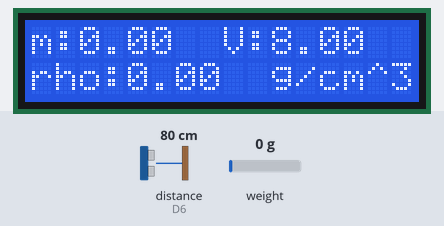
The sketch below on a simulated ESP8266 (NodeMCU). On the bench: 16×2 character LCD. Wiring (inferred from the names in the program): ultrasonic range finder: trigger D5; echo D6. Inputs (shaded band) come from the test bench; at power-on: weight on the scale 0 g, distance to the obstacle (sensor on D6) 80 cm. The echo pulse lasts 58.3 µs per cm; what the sketch prints to the serial monitor is not drawn.

Above: at 5.7 s.
5.8 s: weight on the scale set to 100 g
At 9.8 s:
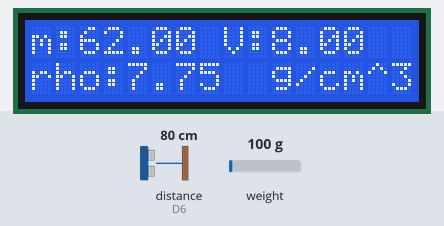
10.1 s: weight on the scale set to 1250 g
At 12.9 s:
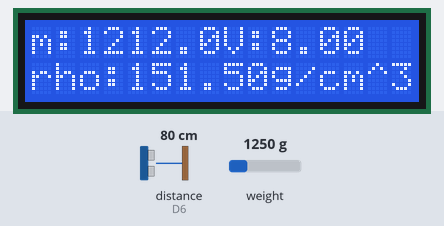
14.2 s: weight on the scale set to 2500 g
At 17.1 s:
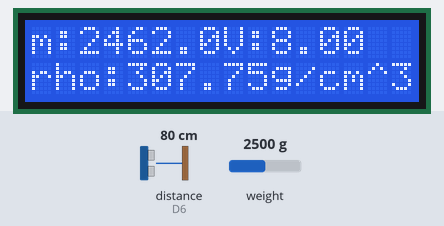
Timing chart, 0 to 18.6 s (numbered marks = the images above; inputs shaded):
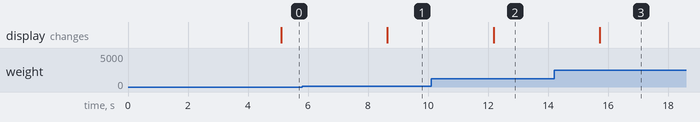

Measured:
- after the input at 5.8 s, the display: changes after 2.8 s (image 1)
- after the input at 10.1 s, the display: changes after 2.1 s (image 2)
- after the input at 14.2 s, the display: changes after 1.5 s (image 3)

The sketch:

Test_Massa_Jenis_Benda_Tak_Beraturan.ino
```cpp
#include "HX711.h"
#include <Wire.h>
#include <LiquidCrystal_I2C.h>

// HX711 circuit wiring
const int LOADCELL_DOUT_PIN = D7;
const int LOADCELL_SCK_PIN = D8;

#define echoPin D6
#define triggerPin D5

LiquidCrystal_I2C lcd(0x27, 16, 2);

HX711 scale;

float beratAsli;
float beratBenda;
float volume;
float massaJenis;
float volumeBenda;

float ketinggian = 0;
float air = 0;

void setup() {
  Serial.begin(115200);

  lcd.begin();
  lcd.backlight();

  scale.begin(LOADCELL_DOUT_PIN, LOADCELL_SCK_PIN);  //memanggil atau menginisialisasi pin
  scale.set_scale(106.83);                           //faktor kalibrasi
  scale.tare(25);                                    //reset the scale to 0

  pinMode(triggerPin, OUTPUT);
  pinMode(echoPin, INPUT);
}

void loop() {
  float massa= scale.get_units(25);
  beratAsli = massa - 10.0;
  beratBenda = beratAsli - 28;      //massa benda dalam air
//  if(beratAsli<=0.1)
//  {
//    beratAsli=0.0;
//  }
  if(beratBenda<=0.1)
  {
    beratBenda=0.0;
  }

   //sensor ultrasonik
  float duration, ketinggian, air, volume;
  digitalWrite(triggerPin, LOW);
  delayMicroseconds(2);
  digitalWrite(triggerPin, HIGH);
  delayMicroseconds(10);
  digitalWrite(triggerPin, LOW);
  duration = pulseIn(echoPin, HIGH);
  ketinggian = (duration/2) / 29.1;
//  air = ketinggian+0.6;
  air = ketinggian*0;
//  volume = air*10.812067;
  volumeBenda = air+8;

//
//  if(volume>=85)
//  {
//    volume=0.0;
//  }

//  if(volumeBenda>=53)
//  {
//    volumeBenda=0.0;
//  }

    if(air>=8.5)
  {
    air=0.0;
  }

  Serial.print("Massa :");
  Serial.print(beratBenda);
  Serial.println(" gram");

//  Serial.print("Tinggi Air :");
//  Serial.print(air);
//  Serial.println(" cm^3");

  Serial.print("Volume :");
  Serial.print(volumeBenda);
  Serial.println(" cm^3");

//  Serial.print("Volume :");
//  Serial.print(volumeBenda);
//  Serial.println(" cm^3");
//
  Serial.print("Massa Jenis :");
  Serial.print(massaJenis);
  Serial.println(" g/cm^3");

  lcd.clear();
  lcd.setCursor(0, 0);
  lcd.print("m:");
  lcd.setCursor(2, 0);
  lcd.print(beratBenda,2);       //massa dengan 1 angka dibelakang koma
//  lcd.print("g");

   //lcd
  lcd.setCursor(8, 0);
  lcd.print("V:");
  lcd.setCursor(10, 0);
  lcd.print(volumeBenda,2);
//  lcd.print(ketinggian,1);
//  lcd.setCursor(9, 0);
//  lcd.print("cm^3");
//  delay(1000);

//  massa jenis
//  massaJenis = beratAsli/volume;
  massaJenis = beratBenda/volumeBenda;
//  if(massaJenis<=0.1)
//  {
//    massaJenis=0.0;
//  }
  lcd.setCursor(0, 1);
  lcd.print("rho:");
  lcd.setCursor(4, 1);
  lcd.print(massaJenis,2);
  lcd.setCursor(10, 1);
  lcd.print("g/cm^3");
  delay(1000);
}
```
